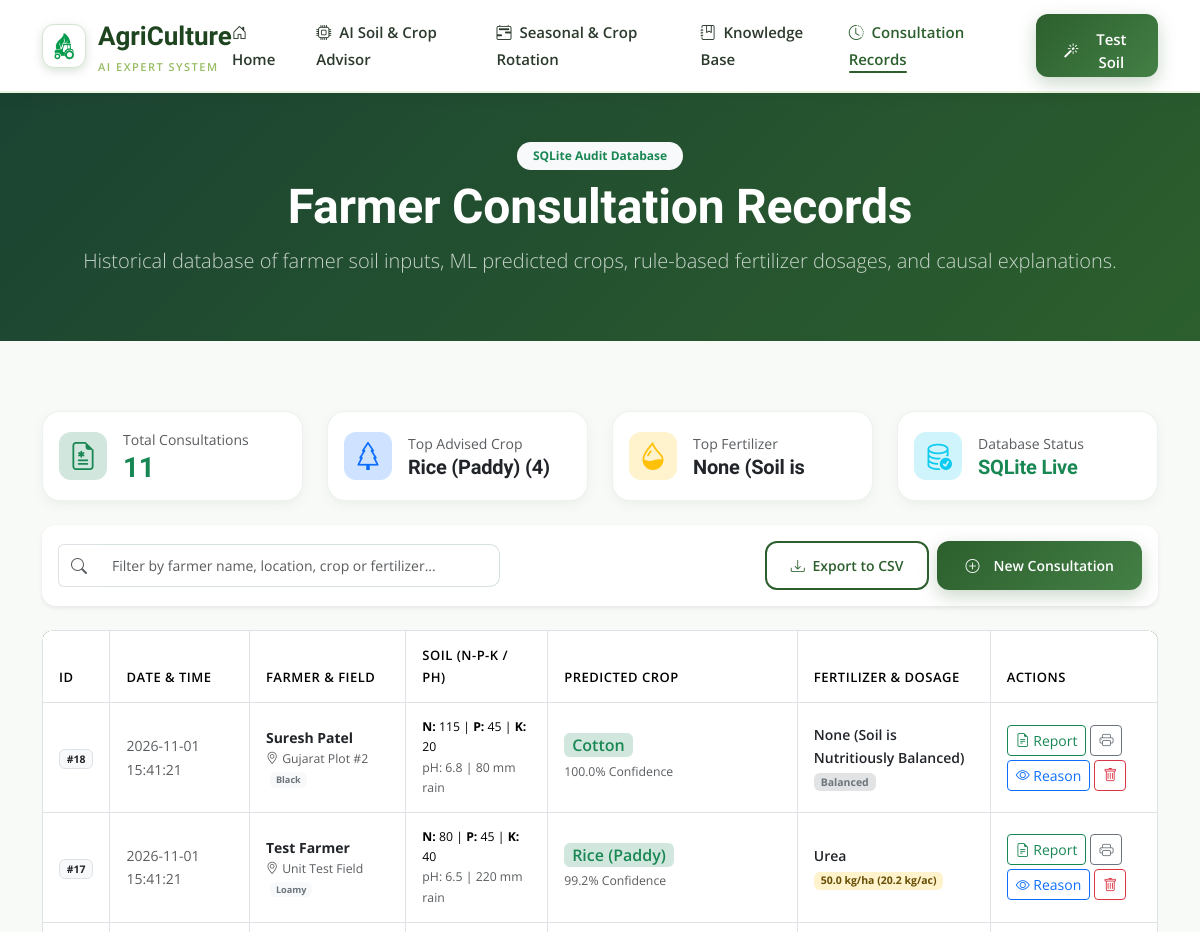
Before: /history (upper part) with the older database file.
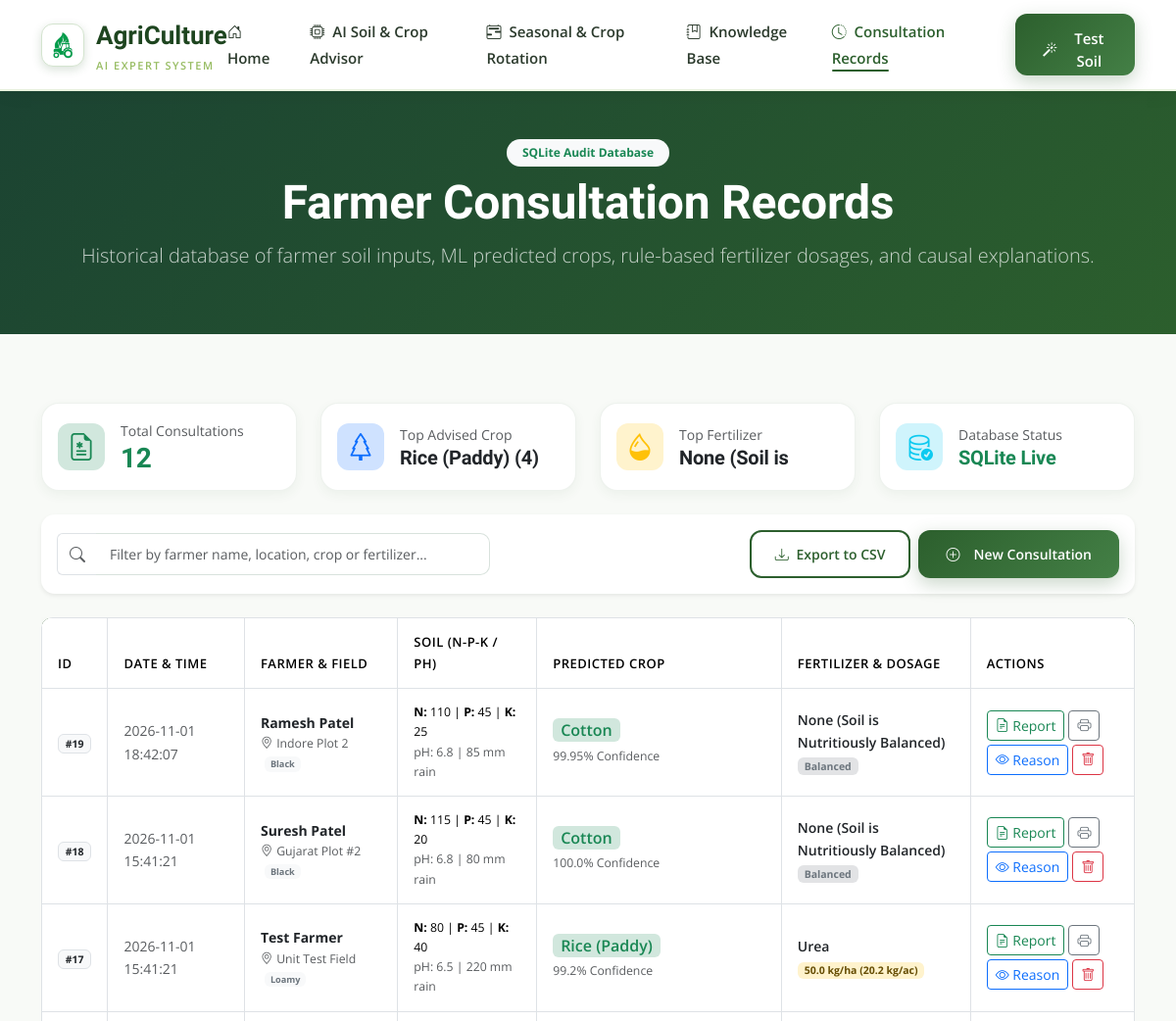
After: the same page with the newer database file.
### tables this page shows
CREATE TABLE recommendations_history (
                    id INTEGER PRIMARY KEY AUTOINCREMENT,
                    timestamp TEXT NOT NULL,
                    farmer_name TEXT DEFAULT 'Farmer',
                    location TEXT DEFAULT 'Farm Field #1',
                    soil_type TEXT DEFAULT 'Alluvial/Loamy',
                    N REAL NOT NULL,
                    P REAL NOT NULL,
                    K REAL NOT NULL,
                    ph REAL NOT NULL,
                    temperature REAL NOT NULL,
                    humidity REAL NOT NULL,
                    rainfall REAL NOT NULL,
                    predicted_crop TEXT NOT NULL,
                    confidence REAL NOT NULL,
                    recommended_fertilizer TEXT NOT NULL,
                    dosage_kg_ha REAL NOT NULL,
                    dosage_kg_acre REAL NOT NULL,
                    explanation TEXT NOT NULL,
                    fired_rules_json TEXT,
                    nutrient_gaps_json TEXT
                );

### app.py (the view)
@app.route('/history')
def history():
    records = db.fetch_history(limit=100)
    stats = db.get_statistics()
    return render_template('history.html', history=records, stats=stats)

### crop_expert_system/database.py (called while the page is built)
    def get_connection(self):
        conn = sqlite3.connect(self.db_path)
        conn.row_factory = sqlite3.Row
        return conn

    def fetch_history(self, limit: int = 50) -> List[Dict[str, Any]]:
        with self.get_connection() as conn:
            cursor = conn.cursor()
            cursor.execute("""
                SELECT * FROM recommendations_history
                ORDER BY id DESC
                LIMIT ?
            """, (limit,))
            rows = cursor.fetchall()
            return [dict(row) for row in rows]

### templates/history.html (shortened to what this page needs)
<!DOCTYPE html>
<html lang="en">
<head>
  <link href="https://cdn.jsdelivr.net/npm/bootstrap@5.3.3/dist/css/bootstrap.min.css" rel="stylesheet">
  <link href="https://cdn.jsdelivr.net/npm/bootstrap-icons@1.11.3/font/bootstrap-icons.min.css" rel="stylesheet">
  <link href="/static/assets/css/main.css?v=2.2" rel="stylesheet">
</head>
<body>
  <header id="header" class="header sticky-top">
    <div class="container-fluid container-xl d-flex align-items-center justify-content-between position-relative">
      <a href="/" class="logo-brand">
        <div class="brand-icon">
          <img src="/static/assets/img/logo.png" alt="AgriCulture Logo" width="38" height="38">
        </div>
        <div>
          <span class="brand-text">AgriCulture</span>
          <span class="brand-tagline">AI Expert System</span>
        </div>
      </a>
      <nav id="navmenu" class="navmenu">
        <ul>
          <li><a href="/"><i class="bi bi-house-door me-1"></i> Home</a></li>
          <li><a href="/advisor"><i class="bi bi-cpu me-1"></i> AI Soil & Crop Advisor</a></li>
          <li><a href="/rotation"><i class="bi bi-calendar2-range me-1"></i> Seasonal & Crop Rotation</a></li>
          <li><a href="/knowledge"><i class="bi bi-journal-bookmark me-1"></i> Knowledge Base</a></li>
          <li><a href="/history" class="active"><i class="bi bi-clock-history me-1"></i> Consultation Records</a></li>
          <li><a href="/advisor" class="btn btn-sm btn-agri ms-2 text-white"><i class="bi bi-magic me-1"></i> Test Soil</a></li>
        </ul>
      </nav>
    </div>
  </header>
  <section class="py-5" style="background: linear-gradient(135deg, #1b4332, #2c5f2d); color: #fff;">
    <div class="container text-center">
      <div class="badge bg-light text-success fw-bold px-3 py-2 rounded-pill mb-2">SQLite Audit Database</div>
      <h1 class="display-5 fw-bold text-white mb-2">Farmer Consultation Records</h1>
      <p class="lead opacity-75 max-w-700 mx-auto">
        Historical database of farmer soil inputs, ML predicted crops, rule-based fertilizer dosages, and causal explanations.
      </p>
    </div>
  </section>
  <section class="section">
    <div class="container">
      <div class="row g-4 mb-4">
        <div class="col-lg-3 col-sm-6">
          <div class="expert-card p-3 d-flex align-items-center gap-3">
            <div class="card-header-icon bg-success-subtle text-success fs-3">
              <i class="bi bi-file-earmark-medical"></i>
            </div>
            <div>
              <div class="text-muted small">Total Consultations</div>
              <h3 class="fw-bold mb-0 text-success">{{ stats.total_recommendations }}</h3>
            </div>
          </div>
        </div>
        <div class="col-lg-3 col-sm-6">
          <div class="expert-card p-3 d-flex align-items-center gap-3">
            <div class="card-header-icon bg-primary-subtle text-primary fs-3">
              <i class="bi bi-tree"></i>
            </div>
            <div>
              <div class="text-muted small">Top Advised Crop</div>
              <h5 class="fw-bold mb-0 text-dark">
                {% if stats.top_crops %}{{ stats.top_crops[0].crop }} ({{ stats.top_crops[0].count }}){% else %}None{% endif %}
              </h5>
            </div>
          </div>
        </div>
        <div class="col-lg-3 col-sm-6">
          <div class="expert-card p-3 d-flex align-items-center gap-3">
            <div class="card-header-icon bg-warning-subtle text-warning fs-3">
              <i class="bi bi-droplet-half"></i>
            </div>
            <div>
              <div class="text-muted small">Top Fertilizer</div>
              <h5 class="fw-bold mb-0 text-dark">
                {% if stats.top_fertilizers %}{{ stats.top_fertilizers[0].fertilizer[:14] }}{% else %}None{% endif %}
              </h5>
            </div>
          </div>
        </div>
        <div class="col-lg-3 col-sm-6">
          <div class="expert-card p-3 d-flex align-items-center gap-3">
            <div class="card-header-icon bg-info-subtle text-info fs-3">
              <i class="bi bi-database-check"></i>
            </div>
            <div>
              <div class="text-muted small">Database Status</div>
              <h5 class="fw-bold mb-0 text-success">SQLite Live</h5>
            </div>
          </div>
        </div>
      </div>
      <div class="card p-3 mb-4 border-0 shadow-sm" style="border-radius: 14px;">
        <div class="row g-3 align-items-center justify-content-between">
          <div class="col-md-5">
            <div class="input-group">
              <span class="input-group-text bg-white border-end-0"><i class="bi bi-search text-muted"></i></span>
              <input type="text" class="form-control border-start-0" id="historySearchInput" placeholder="Filter by farmer name, location, crop or fertilizer..." onkeyup="filterHistoryTable()">
            </div>
          </div>
          <div class="col-md-6 text-md-end d-flex gap-2 justify-content-md-end">
            <button class="btn btn-agri-outline btn-sm" onclick="exportHistoryCSV()">
              <i class="bi bi-download me-1"></i> Export to CSV
            </button>
            <a href="/advisor" class="btn btn-agri btn-sm">
              <i class="bi bi-plus-circle me-1"></i> New Consultation
            </a>
          </div>
        </div>
      </div>
      <div class="table-responsive">
        <table class="table table-bordered table-custom align-middle" id="historyTable">
          <thead>
            <tr>
              <th style="width: 5%;">ID</th>
              <th style="width: 14%;">Date & Time</th>
              <th style="width: 16%;">Farmer & Field</th>
              <th style="width: 15%;">Soil (N-P-K / pH)</th>
              <th style="width: 15%;">Predicted Crop</th>
              <th style="width: 18%;">Fertilizer & Dosage</th>
              <th style="width: 17%;">Actions</th>
            </tr>
          </thead>
          <tbody>
            {% for item in history %}
            <tr class="history-row" data-search="{{ item.farmer_name|lower }} {{ item.location|lower }} {{ item.predicted_crop|lower }} {{ item.recommended_fertilizer|lower }}">
              <td><span class="badge bg-light text-dark border">#{{ item.id }}</span></td>
              <td class="small text-muted">{{ item.timestamp }}</td>
              <td>
                <div class="fw-bold text-dark">{{ item.farmer_name }}</div>
                <div class="small text-muted"><i class="bi bi-geo-alt me-1"></i>{{ item.location }} <span class="badge bg-light text-secondary ms-1">{{ item.soil_type }}</span></div>
              </td>
              <td>
                <div class="small">
                  <strong>N:</strong> {{ item.N|int }} | <strong>P:</strong> {{ item.P|int }} | <strong>K:</strong> {{ item.K|int }}
                </div>
                <div class="small text-muted">
                  pH: {{ item.ph }} | {{ item.rainfall|int }} mm rain
                </div>
              </td>
              <td>
                <span class="badge bg-success-subtle text-success fs-6 fw-semibold px-2 py-1">
                  {{ item.predicted_crop }}
                </span>
                <div class="small text-muted mt-1">{{ item.confidence }}% Confidence</div>
              </td>
              <td>
                <div class="fw-semibold text-dark">{{ item.recommended_fertilizer }}</div>
                {% if item.dosage_kg_ha > 0 %}
                <span class="badge bg-warning-subtle text-warning-emphasis">
                  {{ item.dosage_kg_ha }} kg/ha ({{ item.dosage_kg_acre }} kg/ac)
                </span>
                {% else %}
                <span class="badge bg-secondary-subtle text-secondary">Balanced</span>
                {% endif %}
              </td>
              <td>
                <div class="d-flex gap-1 flex-wrap">
                  <a href="/report/{{ item.id }}" target="_blank" class="btn btn-sm btn-outline-success" title="View Full Official Report">
                    <i class="bi bi-file-earmark-text"></i> Report
                  </a>
                  <a href="/report/{{ item.id }}?autoprint=1" target="_blank" class="btn btn-sm btn-outline-secondary" title="Direct Print Report">
                    <i class="bi bi-printer"></i>
                  </a>
                  <button class="btn btn-sm btn-outline-primary" onclick="showExplanationModal('{{ item.id }}', '{{ item.farmer_name }}', '{{ item.predicted_crop }}', {{ item.explanation|tojson|safe }})" title="View Reasoning">
                    <i class="bi bi-eye"></i> Reason
                  </button>
                  <button class="btn btn-sm btn-outline-danger" onclick="deleteRecord({{ item.id }})" title="Delete Record">
                    <i class="bi bi-trash"></i>
                  </button>
                </div>
              </td>
            </tr>
            {% endfor %}
          </tbody>
        </table>
      </div>
    </div>
  </section>
</body>
</html>

### static/assets/css/main.css (style rules this page uses)
:root { --primary-color: #2c5f2d; --primary-dark: #1e451f; --primary-light: #448046; --accent-color: #97bc62; --accent-light: #eaf3df; --accent-gold: #c5a059; --earth-brown: #8d6e63; --bg-light: #f8faf7; --surface-card: #ffffff; --text-main: #2b3a2c; --text-muted: #5e6d5f; --heading-font: 'Marcellus', Georgia, serif; --body-font: 'Open Sans', system-ui, -apple-system, sans-serif; --border-radius-lg: 18px; --border-radius-md: 12px; --shadow-sm: 0 4px 12px rgba(44, 95, 45, 0.06); --shadow-md: 0 10px 30px rgba(44, 95, 45, 0.10); --shadow-lg: 0 20px 45px rgba(27, 67, 50, 0.16); }
body { font-family: var(--body-font); color: var(--text-main); background-color: var(--bg-light); line-height: 1.65; overflow-x: hidden; }
h1, h2, h3, h4, h5, h6, .sitename, .service-heading, .content-title { font-family: var(--heading-font); color: var(--primary-dark); letter-spacing: -0.2px; }
.header { background: rgba(255, 255, 255, 0.98); padding: 14px 0; box-shadow: 0 2px 20px rgba(0, 0, 0, 0.05); z-index: 1040; border-bottom: 2px solid var(--accent-light); }
.header .container-fluid { position: relative; }
.logo-brand { display: flex; align-items: center; gap: 12px; text-decoration: none; }
.logo-brand .brand-icon { width: 44px; height: 44px; background: #ffffff; border-radius: 12px; display: flex; align-items: center; justify-content: center; overflow: hidden; box-shadow: 0 3px 10px rgba(44, 95, 45, 0.18); border: 1.5px solid #d4e4cf; padding: 2px; flex-shrink: 0; }
.logo-brand .brand-icon img { width: 100%; height: 100%; object-fit: contain; display: block; }
.logo-brand .brand-text { font-family: var(--heading-font); font-size: 26px; font-weight: 700; color: var(--primary-dark); }
.logo-brand .brand-tagline { font-size: 11px; text-transform: uppercase; letter-spacing: 1.5px; color: var(--accent-color); font-weight: 600; display: block; }
.navmenu ul { list-style: none; margin: 0; padding: 0; display: flex; align-items: center; gap: 28px; }
.navmenu a { text-decoration: none; color: var(--text-main); font-size: 15px; font-weight: 600; transition: all 0.3s ease; position: relative; padding-bottom: 4px; }
.navmenu a:hover, .navmenu a.active { color: var(--primary-color); }
.navmenu a.active::after { content: ''; position: absolute; bottom: 0; left: 0; width: 100%; height: 2px; background: var(--primary-color); border-radius: 2px; }
.section { padding: 70px 0; }
.expert-card { background: var(--surface-card); border-radius: var(--border-radius-lg); border: 1px solid rgba(44, 95, 45, 0.08); box-shadow: var(--shadow-sm); padding: 30px; transition: all 0.35s ease; height: 100%; }
.card-header-icon { width: 48px; height: 48px; border-radius: 12px; background: var(--accent-light); color: var(--primary-color); display: flex; align-items: center; justify-content: center; font-size: 22px; }
.form-control, .form-select { border: 1.5px solid #d8e2dc; border-radius: 10px; padding: 10px 14px; font-size: 14px; transition: all 0.2s ease; color: var(--text-main); }
.btn-agri { background: linear-gradient(135deg, var(--primary-color), var(--primary-light)); color: #fff; font-weight: 600; padding: 14px 28px; border-radius: 12px; border: none; display: inline-flex; align-items: center; justify-content: center; gap: 10px; transition: all 0.3s ease; box-shadow: 0 6px 18px rgba(44, 95, 45, 0.25); text-decoration: none; }
.btn-agri-outline { border: 2px solid var(--primary-color); color: var(--primary-color); font-weight: 600; padding: 12px 24px; border-radius: 12px; background: transparent; transition: all 0.3s ease; text-decoration: none; }
.table-custom { background: #fff; border-radius: 12px; overflow: hidden; box-shadow: var(--shadow-sm); }
.table-custom thead { background: #234d24; color: #fff; }
.table-custom th { padding: 14px 16px; font-weight: 600; font-size: 13px; text-transform: uppercase; letter-spacing: 0.5px; }
.table-custom td { padding: 14px 16px; font-size: 14px; vertical-align: middle; }

Changed rows visible on the page:
added recommendations_history: id "19", timestamp "2026-11-01 18:42:07", farmer_name "Ramesh Patel", location "Indore Plot 2", soil_type "Black", N "110", P "45", K "25", ph "6.8", rainfall "85", predicted_crop "Cotton", confidence "99.95", recommended_fertilizer "None (Soil is Nutritiously Balanced)", dosage_kg_ha "Balanced"
Other visible differences:
{{ stats.total_recommendations }}: "11" → "12"
